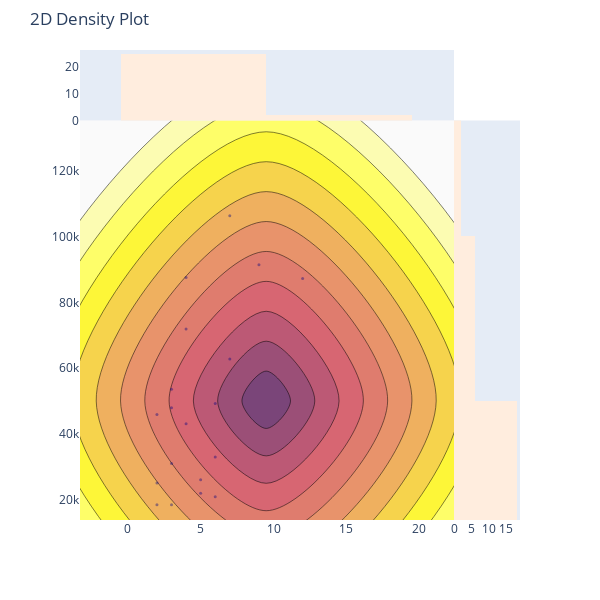

The code cell stored with this chart in its notebook:
### Code cell
import plotly.figure_factory as ff

x = df_bar_pubg['solo_Wins']
y = df_bar_pubg['solo_TimeSurvived']
#z = df_bar_pubg['squad_Heals']

colorscale = ['#7A4579', '#D56073', 'rgb(236,158,105)', (1, 1, 0.2), (0.98,0.98,0.98)]

fig = ff.create_2d_density(
    x, y, colorscale=colorscale,
    hist_color='rgb(255, 237, 222)', point_size=3
)


iplot(fig, filename='histogram_subplots')

### Figure 1 — Plotly figure (JSON) as saved in the notebook; plotly's stock layout.template omitted (floating-point values rounded to 4 significant figures)
{"data": [{"marker": {"color": "rgb(0, 0, 128)", "opacity": 0.4, "size": 3}, "mode": "markers", "name": "points", "type": "scatter", "x": [3, 6, 0, 4, 2, 5, 12, 5, 6, 2, 7, 4, 9, 4, 3, 1, 38, 12, 6, 2, 7, 4, 3, 2, 48, 63, 4, 3, 3, 2], "y": [18470.0, 33010.0, 4330.0, 13420.0, 9841.0, 22000.0, 148100.0, 26090.0, 49280.0, 10280.0, 106300.0, 233000.0, 91380.0, 71910.0, 31000.0, 3638.0, 246800.0, 87210.0, 20930.0, 45920.0, 62760.0, 43120.0, 11730.0, 18490.0, 331200.0, 397000.0, 87510.0, 53550.0, 47970.0, 25090.0]}, {"autocontour": true, "colorscale": [[0, "rgb(122, 69, 121)"], [0.25, "rgb(213, 96, 115)"], [0.5, "rgb(236, 158, 105)"], [0.75, "rgb(255, 255, 51)"], [1, "rgb(250, 250, 250)"]], "contours": {"end": 22, "size": 2, "start": 2}, "name": "density", "ncontours": 20, "reversescale": true, "showscale": false, "type": "histogram2dcontour", "x": [3, 6, 0, 4, 2, 5, 12, 5, 6, 2, 7, 4, 9, 4, 3, 1, 38, 12, 6, 2, 7, 4, 3, 2, 48, 63, 4, 3, 3, 2], "y": [18470.0, 33010.0, 4330.0, 13420.0, 9841.0, 22000.0, 148100.0, 26090.0, 49280.0, 10280.0, 106300.0, 233000.0, 91380.0, 71910.0, 31000.0, 3638.0, 246800.0, 87210.0, 20930.0, 45920.0, 62760.0, 43120.0, 11730.0, 18490.0, 331200.0, 397000.0, 87510.0, 53550.0, 47970.0, 25090.0]}, {"marker": {"color": "rgb(255, 237, 222)"}, "name": "x density", "type": "histogram", "x": [3, 6, 0, 4, 2, 5, 12, 5, 6, 2, 7, 4, 9, 4, 3, 1, 38, 12, 6, 2, 7, 4, 3, 2, 48, 63, 4, 3, 3, 2], "yaxis": "y2"}, {"marker": {"color": "rgb(255, 237, 222)"}, "name": "y density", "type": "histogram", "xaxis": "x2", "y": [18470.0, 33010.0, 4330.0, 13420.0, 9841.0, 22000.0, 148100.0, 26090.0, 49280.0, 10280.0, 106300.0, 233000.0, 91380.0, 71910.0, 31000.0, 3638.0, 246800.0, 87210.0, 20930.0, 45920.0, 62760.0, 43120.0, 11730.0, 18490.0, 331200.0, 397000.0, 87510.0, 53550.0, 47970.0, 25090.0]}], "layout": {"autosize": false, "bargap": 0, "dragmode": "zoom", "height": 600, "hovermode": "closest", "margin": {"t": 50}, "showlegend": false, "title": {"text": "2D Density Plot"}, "width": 600, "xaxis": {"autorange": false, "domain": [0, 0.85], "range": [-3.281, 22.39], "showgrid": false, "type": "linear", "zeroline": false}, "xaxis2": {"autorange": true, "domain": [0.85, 1], "range": [0, 18.95], "showgrid": false, "zeroline": false}, "yaxis": {"autorange": false, "domain": [0, 0.85], "range": [13850.0, 135200.0], "showgrid": false, "type": "linear", "zeroline": false}, "yaxis2": {"autorange": true, "domain": [0.85, 1], "range": [0, 26.32], "showgrid": false, "zeroline": false}}}
